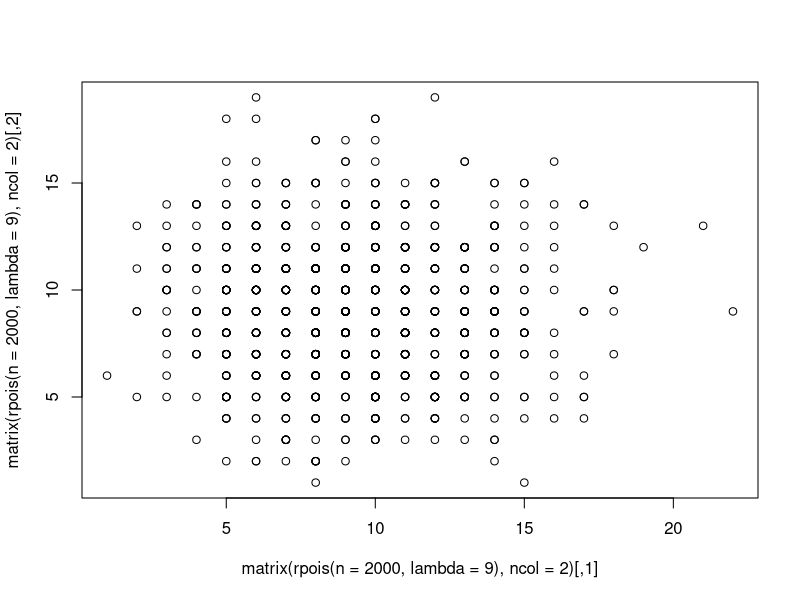

Write R code to recreate this figure.
## ---- chunk 1
knitr::opts_chunk$set(
  collapse = TRUE,
  fig.path = "figures/"
)
## ---- chunk 2
plot(matrix(rpois(n = 2e3, lambda = 9), ncol = 2))
